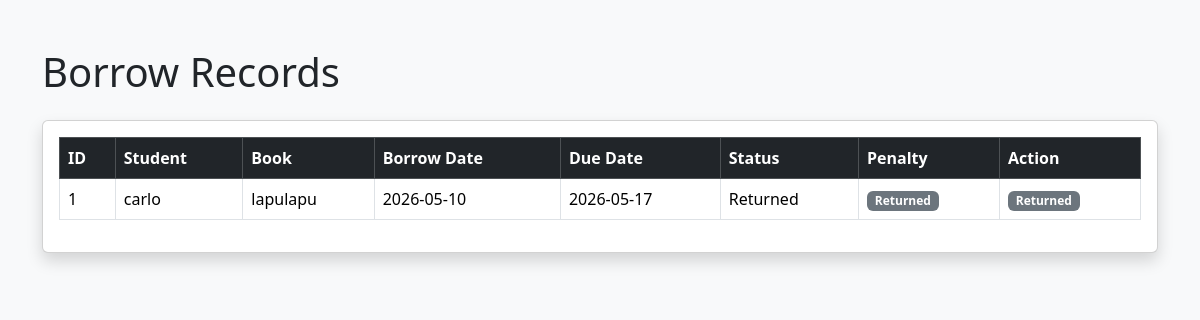
Screenshot of /borrow_records (signed in) with the database file from the repository.
### tables this page shows
CREATE TABLE borrow_books (
    id INTEGER PRIMARY KEY AUTOINCREMENT,
    student_name TEXT NOT NULL,
    book_id INTEGER NOT NULL,
    book_title TEXT NOT NULL,
    borrow_date TEXT NOT NULL,
    due_date TEXT NOT NULL,
    status TEXT NOT NULL
);

### app.py (the view)
@app.route('/borrow_records')
@login_required
def borrow_records():
    conn = sqlite3.connect('database.db')
    cursor = conn.cursor()
    cursor.execute("SELECT * FROM borrow_books")
    records = cursor.fetchall()
    conn.close()
    current_date = datetime.now().strftime('%Y-%m-%d')
    return render_template(
        'borrow_records.html',
        records=records,
        current_date=current_date
    )

### app.py (called while the page is built)
def login_required(f):
    @wraps(f)
    def decorated_function(*args, **kwargs):
        if 'user' not in session:
            return redirect('/login')
        return f(*args, **kwargs)
    return decorated_function

### templates/borrow_records.html (shortened to what this page needs)
<!DOCTYPE html>
<html>
<head>
    <link href="https://cdn.jsdelivr.net/npm/bootstrap@5.3.3/dist/css/bootstrap.min.css" rel="stylesheet">
</head>
<body class="bg-light">
<div class="container mt-5">
    <h1 class="mb-4">Borrow Records</h1>
    <div class="card shadow p-3">
        <table class="table table-bordered">
            <thead class="table-dark">
                <tr>
                    <th>ID</th>
                    <th>Student</th>
                    <th>Book</th>
                    <th>Borrow Date</th>
                    <th>Due Date</th>
                    <th>Status</th>
                    <th>Penalty</th>
                    <th>Action</th>
                </tr>
            </thead>
            <tbody>
                {% for record in records %}
                <tr>
                    <td>{{ record[0] }}</td>
                    <td>{{ record[1] }}</td>
                    <td>{{ record[3] }}</td>
                    <td>{{ record[4] }}</td>
                    <td>{{ record[5] }}</td>
                    <td>{{ record[6] }}</td>
                    <td>
                        {% if record[6] == 'Borrowed' %}
                            {% if record[5] < current_date %}
                                <span class="badge bg-danger">
                                    Overdue
                                </span>
                            {% else %}
                                <span class="badge bg-success">
                                    No Penalty
                                </span>
                            {% endif %}
                        {% else %}
                            <span class="badge bg-secondary">
                                Returned
                            </span>
                        {% endif %}
                    </td>
                    <td>
                        {% if record[6] == 'Borrowed' %}
                        <a
                            href="/return_book/{{ record[0] }}"
                            class="btn btn-success btn-sm"
                        >
                            Return
                        </a>
                        {% else %}
                        <span class="badge bg-secondary">
                            Returned
                        </span>
                        {% endif %}
                    </td>
                </tr>
                {% endfor %}
            </tbody>
        </table>
    </div>
</div>
</body>
</html>

### rows the page displays
borrow_books: id "1", student_name "carlo", book_title "lapulapu", borrow_date "2026-05-10", due_date "2026-05-17", status "Returned"
